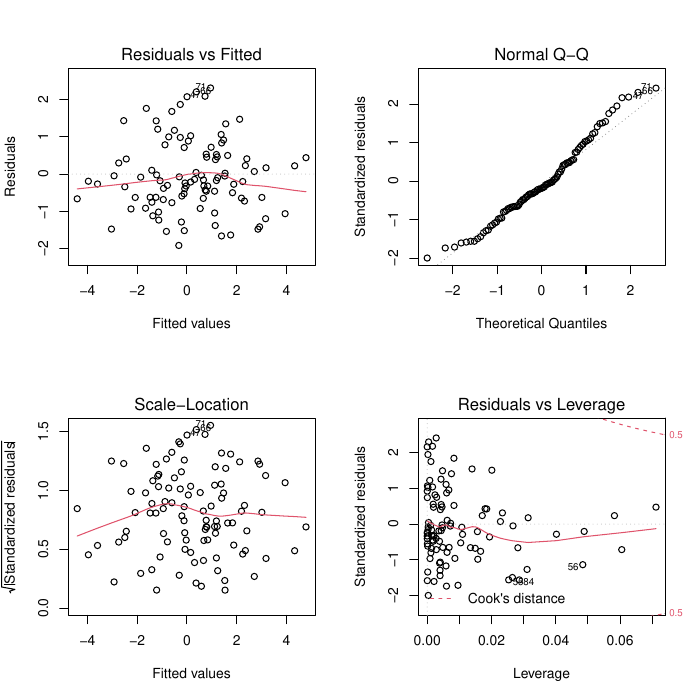

The R source for this figure:
set.seed(1)
x=rnorm(100)
y = 2*x+rnorm(100)

# y对x无截距简单线性回归
lm.fit1 = lm(y~x+0)
summary(lm.fit1)
pdf("subject11.pdf")
par(mfrow = c(2, 2))
plot(lm.fit1)

# x对y无截距简单线性回归
lm.fit2 = lm(x~y+0)
summary(lm.fit2)
plot(lm.fit2)